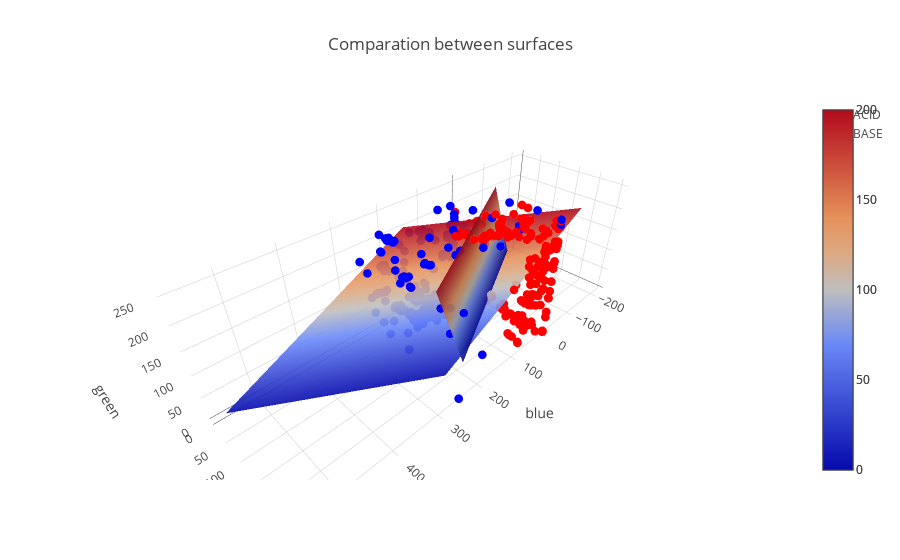

Notebook cell for this chart:
### Code cell
acid = go.Scatter3d(
    x=df[df['class'] == 0]['blue'],
    y=df[df['class'] == 0]['red'],
    z=df[df['class'] == 0]['green'],
    mode='markers',
    marker = dict(size=3,
                  color='rgb(255,0,0)',
                  line=dict(width=0)),
    name ='ACID'
)
base = go.Scatter3d(
    x=df[df['class'] == 1]['blue'],
    y=df[df['class'] == 1]['red'],
    z=df[df['class'] == 1]['green'],
    mode='markers',
    marker = dict(size=3,
                  color='rgb(0,0,255)',
                  line=dict(width=0)),
    name ='BASE'
)

x_line = np.linspace(0,200)
y_line = np.linspace(0,200)
X_surface, Y_surface = np.meshgrid(x_line, y_line)
Z = (-hyper_a*X_surface - hyper_b*Y_surface + hyper_d) * (1. / hyper_c)
Z_lda = (-lda_a*X_surface - lda_b*Y_surface + lda_d) * (1. / lda_c)

# something wrong with W matrix
surface = go.Surface(z=X_surface, x=Z, y=Y_surface, opacity=0.9, name ='SURFACE')
surface_lda = go.Surface(z=Y_surface, x=Z_lda, y=X_surface, opacity=0.9, name ='SURFACE_lda')

data_surface = [acid, base, surface, surface_lda]
layout = go.Layout(
    title='Comparation between surfaces',
    scene = dict(
        xaxis = dict(title='blue'),
        yaxis = dict(title='red'),
        zaxis = dict(title='green'),)
)
fig = go.Figure(data=data_surface, layout=layout)
py.iplot(fig,filename='ph-surface')

### Figure 1 — Plotly figure (JSON) as saved in the notebook; plotly's stock layout.template omitted (floating-point values rounded to 4 significant figures; data arrays with more than 128 entries replaced by an {"elided": "..."} marker saying what was removed)
{"data": [{"marker": {"color": "rgb(255,0,0)", "line": {"width": 0}, "size": 3}, "mode": "markers", "name": "ACID", "type": "scatter3d", "uid": "6c301bb4-a0c0-11e8-b7d3-708bcd0eb9a7", "x": {"elided": "302 int values"}, "y": {"elided": "302 int values"}, "z": {"elided": "302 int values"}}, {"marker": {"color": "rgb(0,0,255)", "line": {"width": 0}, "size": 3}, "mode": "markers", "name": "BASE", "type": "scatter3d", "uid": "6c301bb5-a0c0-11e8-bfe0-708bcd0eb9a7", "x": {"elided": "351 int values"}, "y": {"elided": "351 int values"}, "z": {"elided": "351 int values"}}, {"name": "SURFACE", "opacity": 0.9, "type": "surface", "uid": "6c301bb6-a0c0-11e8-86c4-708bcd0eb9a7", "x": {"elided": "50x50 float values"}, "y": {"elided": "50x50 float values"}, "z": {"elided": "50x50 float values"}}, {"name": "SURFACE_lda", "opacity": 0.9, "type": "surface", "uid": "6c301bb7-a0c0-11e8-a6c3-708bcd0eb9a7", "x": {"elided": "50x50 float values"}, "y": {"elided": "50x50 float values"}, "z": {"elided": "50x50 float values"}}], "layout": {"scene": {"xaxis": {"title": "blue"}, "yaxis": {"title": "red"}, "zaxis": {"title": "green"}}, "title": "Comparation between surfaces"}}
